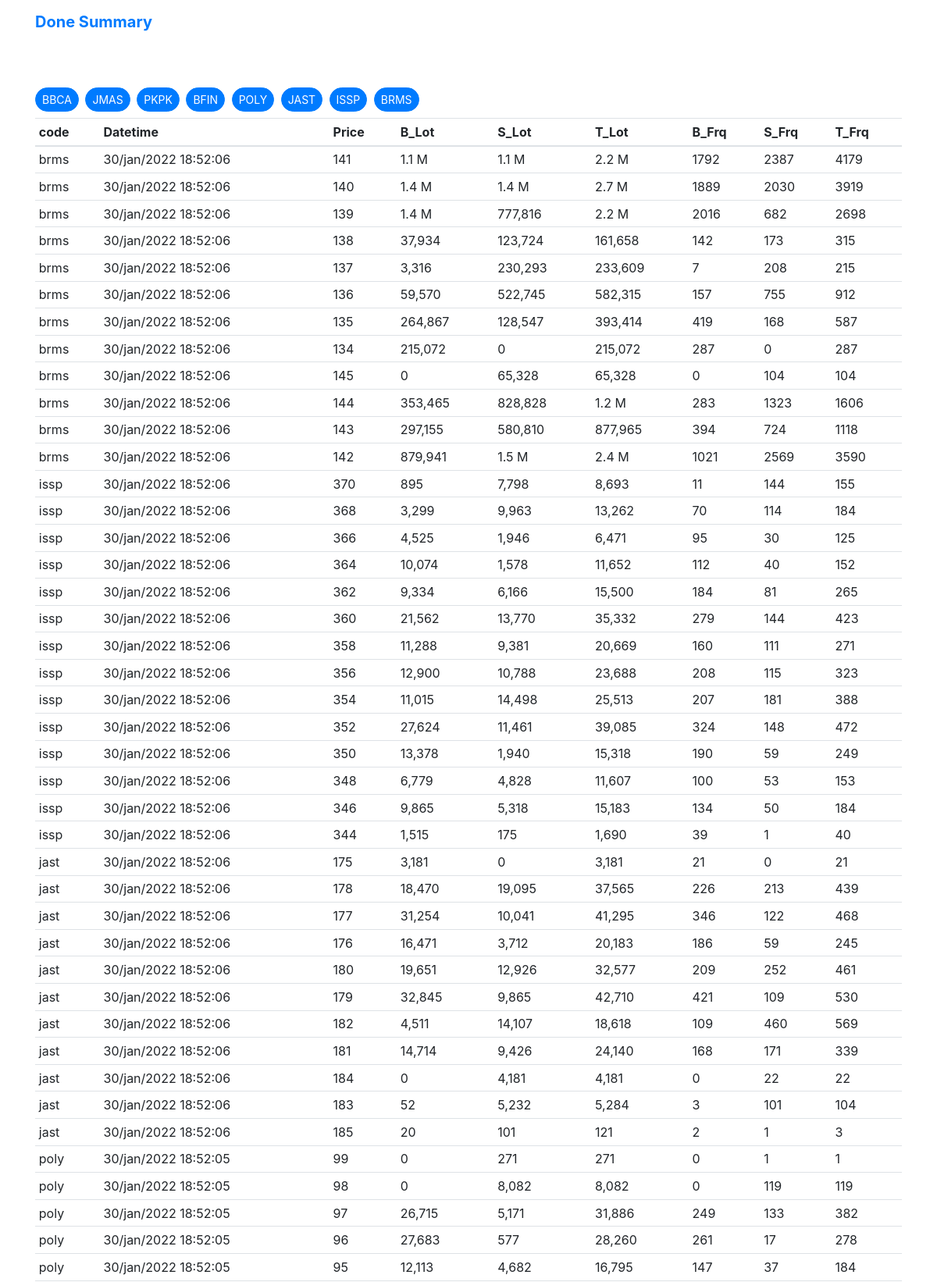
The page / (upper part) on the database its author committed.
### frontpage/models.py (models this page shows)
class DoneSummary(models.Model):
	code = models.CharField(null=True, blank=True, max_length=50)
	ip = models.CharField(null=True, blank=True, max_length=50)
	timestamp = models.DateTimeField(auto_now_add=True)
	Price = models.CharField(null=True, blank=True, max_length=50)
	B_Lot = models.CharField(null=True, blank=True, max_length=50)
	S_Lot = models.CharField(null=True, blank=True, max_length=50)
	T_Lot = models.CharField(null=True, blank=True, max_length=50)
	B_Frq = models.CharField(null=True, blank=True, max_length=50)
	S_Frq = models.CharField(null=True, blank=True, max_length=50)
	T_Frq = models.CharField(null=True, blank=True, max_length=50)
	class Meta:
	    ordering = ['-timestamp']

### frontpage/views.py (the view)
# urls.py: url(r'^', DoneSummaryView.as_view(), name="done_summary"),
class DoneSummaryView(ListView):
    template_name = "done_summary.html"
    model = DoneSummary      # shorthand for setting queryset = models.Car.objects.all()
    paginate_by = 50  #and that's it !!
    def get_queryset(self):
        queryset = DoneSummary.objects.all()
        code = self.request.GET.get("code")
        if code:
            try:
                queryset = queryset.filter(code=code)
            except:
            	pass
        return queryset

### frontpage/templatetags/proper_paginate.py (called while the page is built)
@register.filter(name="proper_paginate")
def proper_paginate(paginator, current_page, neighbors=3):
    if paginator.num_pages > 2 * neighbors:
        start_index = max(1, current_page - neighbors)
        end_index = min(paginator.num_pages, current_page + neighbors)
        if end_index < start_index + 2 * neighbors:
            end_index = start_index + 2 * neighbors
        elif start_index > end_index - 2 * neighbors:
            start_index = end_index - 2 * neighbors
        if start_index < 1:
            end_index -= start_index
            start_index = 1
        elif end_index > paginator.num_pages:
            start_index -= end_index - paginator.num_pages
            end_index = paginator.num_pages
        page_list = [f for f in range(start_index, end_index + 1)]
        return page_list[: (2 * neighbors + 1)]
    return paginator.page_range

### frontpage/templatetags/url_replace.py (called while the page is built)
@register.simple_tag
def url_replace(request, field, value):
    query_string = request.GET.copy()
    query_string[field] = value
    return query_string.urlencode()

### templates/done_summary.html (shortened to what this page needs)
	{% extends "base.html" %}
	{% load i18n %}
	{% load widget_tweaks %}
	{% block content %}
		<section class="py-5">
			<div class="container">
				<div class="row">
					<div class="col py-2">
						<a class="btn btn-sm btn-primary mr-1" href="{% url 'done_summary'%}?code=bbca">BBCA</a>
						<a class="btn btn-sm btn-primary mr-1" href="{% url 'done_summary'%}?code=jmas">JMAS</a>
						<a class="btn btn-sm btn-primary mr-1" href="{% url 'done_summary'%}?code=pkpk">PKPK</a>
						<a class="btn btn-sm btn-primary mr-1" href="{% url 'done_summary'%}?code=bfin">BFIN</a>
						<a class="btn btn-sm btn-primary mr-1" href="{% url 'done_summary'%}?code=poly">POLY</a>
						<a class="btn btn-sm btn-primary mr-1" href="{% url 'done_summary'%}?code=jast">JAST</a>
						<a class="btn btn-sm btn-primary mr-1" href="{% url 'done_summary'%}?code=issp">ISSP</a>
						<a class="btn btn-sm btn-primary mr-1" href="{% url 'done_summary'%}?code=brms">BRMS</a>
					</div>
				</div>
				<div class="row">
					<div class="col-md-12">
						<table class="table table-sm w-auto text-xsmall">
							<thead>
								<tr>
									<th>code</th>
									<th>Datetime</th>
									<th>Price</th>
									<th>B_Lot</th>
									<th>S_Lot</th>
									<th>T_Lot</th>
									<th>B_Frq</th>
									<th>S_Frq</th>
									<th>T_Frq</th>
								</tr>
							</thead>
							<tbody>
								{% for obj in object_list %}
									<tr>
										<td>{{ obj.code }}</td>
										<td>{{ obj.timestamp|date:"d/b/Y H:i:s" }}</td>
										<td>{{ obj.Price }}</td>
										<td>{{ obj.B_Lot }}</td>
										<td>{{ obj.S_Lot }}</td>
										<td>{{ obj.T_Lot }}</td>
										<td>{{ obj.B_Frq }}</td>
										<td>{{ obj.S_Frq }}</td>
										<td>{{ obj.T_Frq }}</td>
									</tr>
								{% endfor %}
							</tbody>
						</table>
					</div>
				</div>
			</div>
		</section>
	{% endblock %}

### templates/base.html (shortened to what this page needs)
<!DOCTYPE html>
{% load staticfiles %} {% load i18n %}
<html>
<head>
  <link rel="stylesheet" href="{% static 'assets/css/font-awesome.min.css' %}">
  <link rel="stylesheet" href="{% static 'assets/css/bootstrap.css' %}">
  <link rel="stylesheet" href="{% static 'assets/css/owl.carousel.min.css' %}">
  <link rel="stylesheet" href="{% static 'assets/css/style.css' %}">
</head>
<body>
 {% include 'navbar.html' %}
    {% block content %}
    {% endblock content %}
</body>
</html>

### templates/navbar.html (shortened to what this page needs)
{% load i18n %}
<header class="header_base">
	<nav class="navbar navbar-expand-md">
		<div class="container"><a class="navbar-brand" href=""><strong>Done Summary</strong></a>
		</div>
	</nav>
</header>

### templates/pagination.html (shortened to what this page needs)
{% load i18n %}
	{% if is_paginated %}
	{% load proper_paginate %}
	{% load url_replace %}
{% endif %}

### static/assets/css/style.css (style rules this page uses)
section { padding-top: 3rem; padding-bottom: 3rem; }
.btn { border-radius: 50px; }

### rows shown on the page
DoneSummary: code "brms", timestamp "30/jan/2022 18:52:06", Price "141", B_Lot "1.1 M", S_Lot "1.1 M", T_Lot "2.2 M", B_Frq "1792", S_Frq "2387", T_Frq "4179"
DoneSummary: code "brms", timestamp "30/jan/2022 18:52:06", Price "140", B_Lot "1.4 M", S_Lot "1.4 M", T_Lot "2.7 M", B_Frq "1889", S_Frq "2030", T_Frq "3919"
DoneSummary: code "brms", timestamp "30/jan/2022 18:52:06", Price "139", B_Lot "1.4 M", S_Lot "777,816", T_Lot "2.2 M", B_Frq "2016", S_Frq "682", T_Frq "2698"
DoneSummary: code "brms", timestamp "30/jan/2022 18:52:06", Price "138", B_Lot "37,934", S_Lot "123,724", T_Lot "161,658", B_Frq "142", S_Frq "173", T_Frq "315"
DoneSummary: code "brms", timestamp "30/jan/2022 18:52:06", Price "137", B_Lot "3,316", S_Lot "230,293", T_Lot "233,609", B_Frq "7", S_Frq "208", T_Frq "215"
DoneSummary: code "brms", timestamp "30/jan/2022 18:52:06", Price "136", B_Lot "59,570", S_Lot "522,745", T_Lot "582,315", B_Frq "157", S_Frq "755", T_Frq "912"
DoneSummary: code "brms", timestamp "30/jan/2022 18:52:06", Price "135", B_Lot "264,867", S_Lot "128,547", T_Lot "393,414", B_Frq "419", S_Frq "168", T_Frq "587"
DoneSummary: code "brms", timestamp "30/jan/2022 18:52:06", Price "134", B_Lot "215,072", S_Lot "0", T_Lot "215,072", B_Frq "287", S_Frq "0", T_Frq "287"
DoneSummary: code "brms", timestamp "30/jan/2022 18:52:06", Price "145", B_Lot "0", S_Lot "65,328", T_Lot "65,328", B_Frq "0", S_Frq "104", T_Frq "104"
DoneSummary: code "brms", timestamp "30/jan/2022 18:52:06", Price "144", B_Lot "353,465", S_Lot "828,828", T_Lot "1.2 M", B_Frq "283", S_Frq "1323", T_Frq "1606"
DoneSummary: code "brms", timestamp "30/jan/2022 18:52:06", Price "143", B_Lot "297,155", S_Lot "580,810", T_Lot "877,965", B_Frq "394", S_Frq "724", T_Frq "1118"
DoneSummary: code "brms", timestamp "30/jan/2022 18:52:06", Price "142", B_Lot "879,941", S_Lot "1.5 M", T_Lot "2.4 M", B_Frq "1021", S_Frq "2569", T_Frq "3590"
DoneSummary: code "issp", timestamp "30/jan/2022 18:52:06", Price "370", B_Lot "895", S_Lot "7,798", T_Lot "8,693", B_Frq "11", S_Frq "144", T_Frq "155"
DoneSummary: code "issp", timestamp "30/jan/2022 18:52:06", Price "368", B_Lot "3,299", S_Lot "9,963", T_Lot "13,262", B_Frq "70", S_Frq "114", T_Frq "184"
DoneSummary: code "issp", timestamp "30/jan/2022 18:52:06", Price "366", B_Lot "4,525", S_Lot "1,946", T_Lot "6,471", B_Frq "95", S_Frq "30", T_Frq "125"
DoneSummary: code "issp", timestamp "30/jan/2022 18:52:06", Price "364", B_Lot "10,074", S_Lot "1,578", T_Lot "11,652", B_Frq "112", S_Frq "40", T_Frq "152"
DoneSummary: code "issp", timestamp "30/jan/2022 18:52:06", Price "362", B_Lot "9,334", S_Lot "6,166", T_Lot "15,500", B_Frq "184", S_Frq "81", T_Frq "265"
DoneSummary: code "issp", timestamp "30/jan/2022 18:52:06", Price "360", B_Lot "21,562", S_Lot "13,770", T_Lot "35,332", B_Frq "279", S_Frq "144", T_Frq "423"
DoneSummary: code "issp", timestamp "30/jan/2022 18:52:06", Price "358", B_Lot "11,288", S_Lot "9,381", T_Lot "20,669", B_Frq "160", S_Frq "111", T_Frq "271"
DoneSummary: code "issp", timestamp "30/jan/2022 18:52:06", Price "356", B_Lot "12,900", S_Lot "10,788", T_Lot "23,688", B_Frq "208", S_Frq "115", T_Frq "323"
DoneSummary: code "issp", timestamp "30/jan/2022 18:52:06", Price "354", B_Lot "11,015", S_Lot "14,498", T_Lot "25,513", B_Frq "207", S_Frq "181", T_Frq "388"
DoneSummary: code "issp", timestamp "30/jan/2022 18:52:06", Price "352", B_Lot "27,624", S_Lot "11,461", T_Lot "39,085", B_Frq "324", S_Frq "148", T_Frq "472"
DoneSummary: code "issp", timestamp "30/jan/2022 18:52:06", Price "350", B_Lot "13,378", S_Lot "1,940", T_Lot "15,318", B_Frq "190", S_Frq "59", T_Frq "249"
DoneSummary: code "issp", timestamp "30/jan/2022 18:52:06", Price "348", B_Lot "6,779", S_Lot "4,828", T_Lot "11,607", B_Frq "100", S_Frq "53", T_Frq "153"
DoneSummary: code "issp", timestamp "30/jan/2022 18:52:06", Price "346", B_Lot "9,865", S_Lot "5,318", T_Lot "15,183", B_Frq "134", S_Frq "50", T_Frq "184"
DoneSummary: code "issp", timestamp "30/jan/2022 18:52:06", Price "344", B_Lot "1,515", S_Lot "175", T_Lot "1,690", B_Frq "39", S_Frq "1", T_Frq "40"
DoneSummary: code "jast", timestamp "30/jan/2022 18:52:06", Price "175", B_Lot "3,181", S_Lot "0", T_Lot "3,181", B_Frq "21", S_Frq "0", T_Frq "21"
DoneSummary: code "jast", timestamp "30/jan/2022 18:52:06", Price "178", B_Lot "18,470", S_Lot "19,095", T_Lot "37,565", B_Frq "226", S_Frq "213", T_Frq "439"
DoneSummary: code "jast", timestamp "30/jan/2022 18:52:06", Price "177", B_Lot "31,254", S_Lot "10,041", T_Lot "41,295", B_Frq "346", S_Frq "122", T_Frq "468"
DoneSummary: code "jast", timestamp "30/jan/2022 18:52:06", Price "176", B_Lot "16,471", S_Lot "3,712", T_Lot "20,183", B_Frq "186", S_Frq "59", T_Frq "245"
DoneSummary: code "jast", timestamp "30/jan/2022 18:52:06", Price "180", B_Lot "19,651", S_Lot "12,926", T_Lot "32,577", B_Frq "209", S_Frq "252", T_Frq "461"
DoneSummary: code "jast", timestamp "30/jan/2022 18:52:06", Price "179", B_Lot "32,845", S_Lot "9,865", T_Lot "42,710", B_Frq "421", S_Frq "109", T_Frq "530"
DoneSummary: code "jast", timestamp "30/jan/2022 18:52:06", Price "182", B_Lot "4,511", S_Lot "14,107", T_Lot "18,618", B_Frq "109", S_Frq "460", T_Frq "569"
DoneSummary: code "jast", timestamp "30/jan/2022 18:52:06", Price "181", B_Lot "14,714", S_Lot "9,426", T_Lot "24,140", B_Frq "168", S_Frq "171", T_Frq "339"
DoneSummary: code "jast", timestamp "30/jan/2022 18:52:06", Price "184", B_Lot "0", S_Lot "4,181", T_Lot "4,181", B_Frq "0", S_Frq "22", T_Frq "22"
DoneSummary: code "jast", timestamp "30/jan/2022 18:52:06", Price "183", B_Lot "52", S_Lot "5,232", T_Lot "5,284", B_Frq "3", S_Frq "101", T_Frq "104"
DoneSummary: code "jast", timestamp "30/jan/2022 18:52:06", Price "185", B_Lot "20", S_Lot "101", T_Lot "121", B_Frq "2", S_Frq "1", T_Frq "3"
DoneSummary: code "poly", timestamp "30/jan/2022 18:52:05", Price "99", B_Lot "0", S_Lot "271", T_Lot "271", B_Frq "0", S_Frq "1", T_Frq "1"
DoneSummary: code "poly", timestamp "30/jan/2022 18:52:05", Price "98", B_Lot "0", S_Lot "8,082", T_Lot "8,082", B_Frq "0", S_Frq "119", T_Frq "119"
DoneSummary: code "poly", timestamp "30/jan/2022 18:52:05", Price "97", B_Lot "26,715", S_Lot "5,171", T_Lot "31,886", B_Frq "249", S_Frq "133", T_Frq "382"
DoneSummary: code "poly", timestamp "30/jan/2022 18:52:05", Price "96", B_Lot "27,683", S_Lot "577", T_Lot "28,260", B_Frq "261", S_Frq "17", T_Frq "278"
DoneSummary: code "poly", timestamp "30/jan/2022 18:52:05", Price "95", B_Lot "12,113", S_Lot "4,682", T_Lot "16,795", B_Frq "147", S_Frq "37", T_Frq "184"
